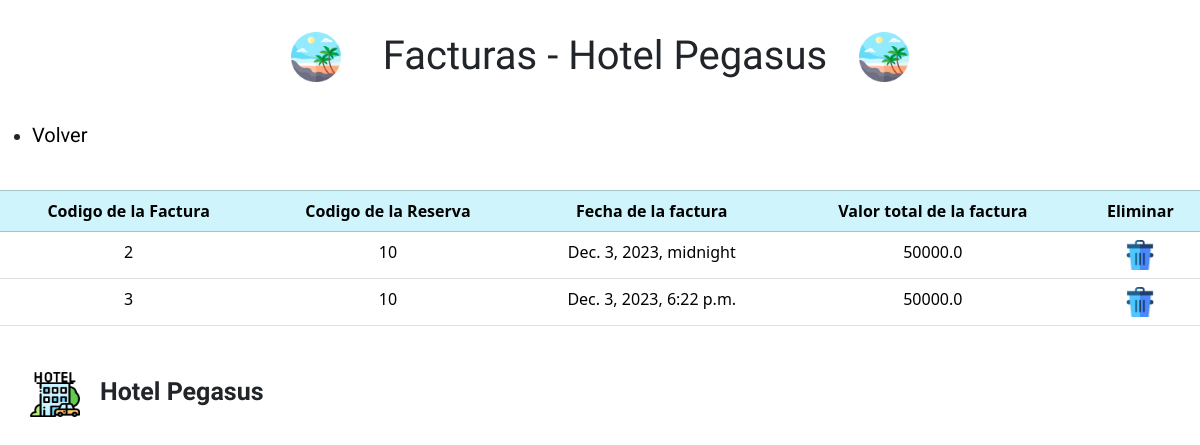
Before: /facturas/verFacturas with the older database file.
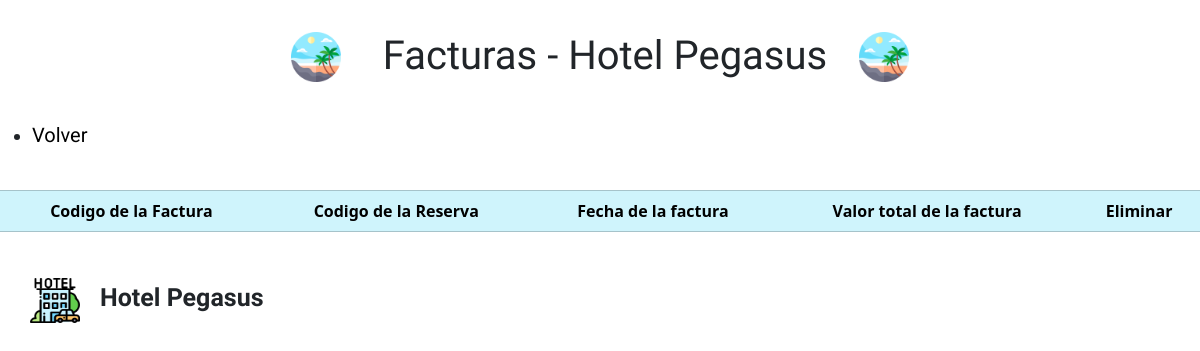
After: the same page with the newer database file.
### facturasGestion/models.py (models this page shows)
class tb_factura(models.Model):
    codigo_fac = models.AutoField(primary_key=True, verbose_name = 'Codigo de la factura')
    codigo_res = models.ForeignKey(tb_reserva, verbose_name = "Codigo de la Reserva", on_delete=models.CASCADE)
    numero_con = models.ManyToManyField(tb_consumo, verbose_name = "Codigo consumo")
    codigo_mP = models.ManyToManyField("tb_metodoPago", verbose_name = "Metodos de pago" )
    fechaEmision_fac = models.DateTimeField(verbose_name = 'Fecha de emision de la factura', auto_now_add=True)
    valorTotal_fac = models.FloatField(verbose_name = 'Valor total de la factura')

### reservaGestion/models.py (models this page shows)
class tb_reserva(models.Model):
    codigo_res = models.AutoField(primary_key=True,verbose_name="Codigo de la reserva")
    numeroDocumento_cli = models.ForeignKey(tb_usuarios, verbose_name="Numero de documento del usuario", on_delete=models.CASCADE)
    fechaInicio_res = models.DateField(verbose_name='Fecha de inicio', auto_now=False, auto_now_add=False)
    fechaSalida_res = models.DateField(verbose_name='Fecha de salida', auto_now=False, auto_now_add=False)
    cantidadJovenes_res = models.IntegerField(verbose_name='Cantidad de jovenes')
    cantidadAdultos_res = models.IntegerField(verbose_name='Cantidad de adultos')
    codigo_hab = models.ForeignKey(tb_habitacion, default=0, verbose_name="Codigo de la habitacion", on_delete=models.CASCADE)

### facturasGestion/views.py (the view)
# urls.py: path('verFacturas', verFacturas, name = 'verFacturas'),
def verFacturas(request):
    try:
        facturas = tb_factura.objects.all()
        contexto = {
            'facturas' : facturas
        }
    except Exception:
        return render(request, 'errorUsuario.html')
    else:
        return render(request, 'mostrarFacturas.html', contexto)

### templates/mostrarFacturas.html (shortened to what this page needs)
{% load static %}
<!DOCTYPE html>
<html lang="es">
<head>
    <link href="https://cdn.jsdelivr.net/npm/bootstrap@5.3.2/dist/css/bootstrap.min.css" rel="stylesheet">
    <link rel="stylesheet" href="{% static 'css/verUsuarios.css' %}">
</head>
<body>
    <header>
        <div class="logoIzquierdo">
            <img src="{% static 'img/playa.png' %}" alt="logoIzquierda">
        </div>
        <h1 class="tituloEncabezado">Facturas - Hotel Pegasus</h1>
        <div class="logoIzquierdo">
            <img src="{% static 'img/playa.png' %}" alt="logoIzquierda">
        </div>
    </header>
    <ul>
        <li>
            <a href="{% url 'inicioFacturas' %}">Volver</a>
        </li>
    </ul>
    <table class="table">
        <br>
        <thead class="table-info table-bordered">
                <tr>
                    <th scope='col'>Codigo de la Factura</th>
                    <th scope='col'>Codigo de la Reserva</th>
                    <th scope='col'>Fecha de la factura</th>
                    <th scope='col'>Valor total de la factura</th>
                    <th scope='col'>Eliminar</th>
                </tr>
            {% for i in facturas %}
            </thead>
                <tr>
                    <td>{{i.codigo_fac}}</td>
                    <td>{{i.codigo_res.codigo_res}}</td>
                    <td>{{i.fechaEmision_fac}}</td>
                    <td>{{i.valorTotal_fac}}</td>
                    <td>
                        <a href="eliminarFacturas/{{i.codigo_fac}}"><img src="{% static "img/eliminar.png"%}" alt="imagenEliminar" width='30px'></a>
                    </td>
                </tr>
            {% endfor %}
    </table>
    <footer>
        <div class="contenedorFooter">
            <img src="{% static 'img/hotel.png' %}" alt="hotelIcono">
            <h3>Hotel Pegasus</h3>
        </div>
    </footer>
</body>
</html>

Changed rows visible on the page:
removed tb_factura: codigo_fac "2", codigo_res.codigo_res "10", fechaEmision_fac "Dec. 3, 2023, midnight", valorTotal_fac "50000.0"
removed tb_factura: codigo_fac "3", codigo_res.codigo_res "10", fechaEmision_fac "Dec. 3, 2023, 6:22 p.m.", valorTotal_fac "50000.0"
